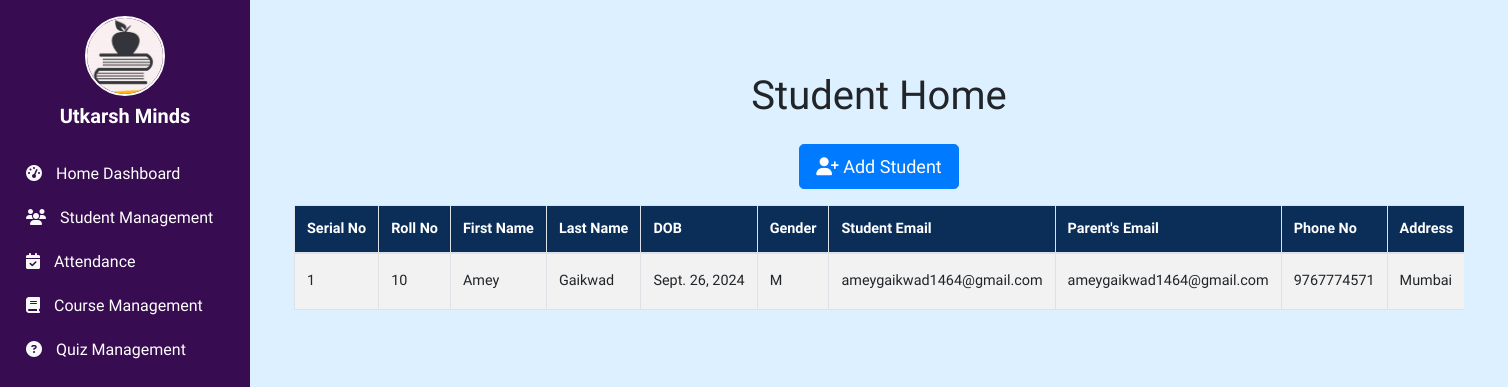
Before: /studentmgt/ with the older database file.
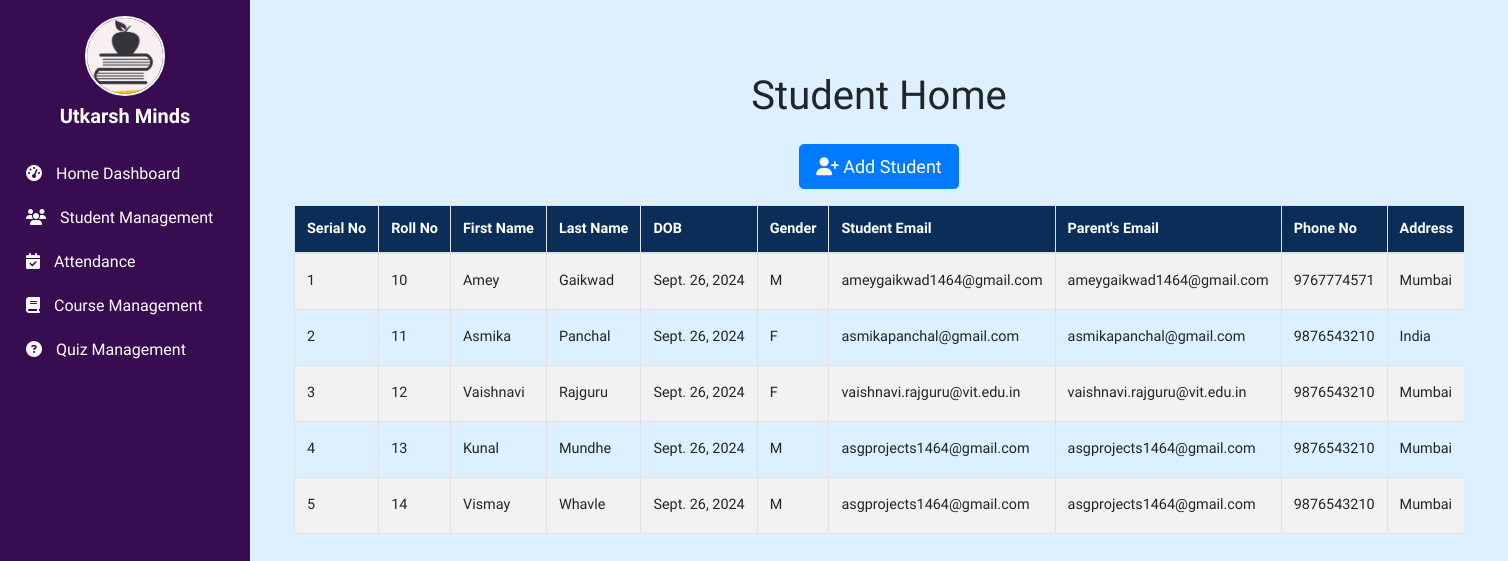
After: the same page with the newer database file.
### studentmgt/models.py (models this page shows, shortened)
class Student(models.Model):
    st_id = models.AutoField(primary_key=True)  # Auto-incrementing primary key
    fname = models.CharField(max_length=255)
    lname = models.CharField(max_length=255)
    dob = models.DateField()
    gender = models.CharField(max_length=1)
    st_email = models.EmailField()
    pr_email = models.EmailField()
    phone = models.CharField(max_length=20)
    pr_phone = models.CharField(max_length=20)
    address = models.TextField()
    courses = models.ManyToManyField(Course, related_name='students')
    batch_mon = models.CharField(max_length=255)
    batch_year = models.IntegerField()

### studentmgt/views.py (the view)
# urls.py: path("", views.student_home, name="student_home"),
def student_home(request):
    std = Student.objects.all()
    return render(request, "studentmgt/student_home.html", {'std': std})

### dump/studentmgt/templates/studentmgt/student_home.html (shortened to what this page needs)
{% extends "base.html" %}
{% block body %}
<div class="container my-5">
    <h1 class="text-center mb-4">Student Home</h1>
    <div class="mb-3 text-center">
        <a class="btn btn-primary btn-lg" href="{% url 'student_add' %}">
            <i class="fas fa-user-plus"></i> Add Student
        </a>
    </div>
    <div class="table-responsive">
        <table class="table table-striped table-bordered table-hover">
            <thead>
                <tr>
                    <th class="bg-dark-blue">Serial No</th>
                    <th class="bg-dark-blue">Roll No</th>
                    <th class="bg-dark-blue">First Name</th>
                    <th class="bg-dark-blue">Last Name</th>
                    <th class="bg-dark-blue">DOB</th>
                    <th class="bg-dark-blue">Gender</th>
                    <th class="bg-dark-blue">Student Email</th>
                    <th class="bg-dark-blue">Parent's Email</th>
                    <th class="bg-dark-blue">Phone No</th>
                    <th class="bg-dark-blue">Address</th>
                </tr>
            </thead>
            <tbody>
                {% for s in std %}
                <tr>
                    <td>{{ forloop.counter }}</td>
                    <td>{{ s.st_id }}</td>
                    <td>{{ s.fname }}</td>
                    <td>{{ s.lname }}</td>
                    <td>{{ s.dob }}</td>
                    <td>{{ s.gender }}</td>
                    <td>{{ s.st_email }}</td>
                    <td>{{ s.pr_email }}</td>
                    <td>{{ s.phone }}</td>
                    <td>{{ s.address }}</td>
                </tr>
                {% endfor %}
            </tbody>
        </table>
    </div>
</div>
{% endblock body %}

### templates/base.html (shortened to what this page needs)
<!DOCTYPE html>
<html lang="en">
<head>
    <link rel="stylesheet" href="https://cdn.jsdelivr.net/npm/bootstrap@4.0.0/dist/css/bootstrap.min.css">
    <link rel="stylesheet" href="https://cdnjs.cloudflare.com/ajax/libs/font-awesome/6.6.0/css/all.min.css" />
    <link rel="stylesheet" href="/static/css/base_style.css">
</head>
<body class="d-flex flex-column min-vh-100">
    <div class="d-flex flex-fill">
        <div id="sidebar" class="bg-custom text-white p-3" style="min-width: 250px;">
            <div class="text-center mb-4">
                <img src="/static/images/logo.png" alt="Profile Photo" class="profile-photo">
                <h5 class="mt-2">Utkarsh Minds</h5>
            </div>
            <ul class="nav flex-column">
                <li class="nav-item">
                    <a class="nav-link text-white" href="{% url 'homedash_home' %}">
                        <i class="fas fa-tachometer-alt"></i> Home Dashboard
                    </a>
                </li>
                <li class="nav-item">
                    <a class="nav-link text-white" href="{% url 'student_home' %}">
                        <i class="fas fa-users"></i> Student Management
                    </a>
                </li>
                <li class="nav-item">
                    <a class="nav-link text-white" href="{% url 'attendance_home' %}">
                        <i class="fas fa-calendar-check"></i> Attendance
                    </a>
                </li>
                <li class="nav-item">
                    <a class="nav-link text-white" href="{% url 'course_home' %}">
                        <i class="fas fa-book"></i> Course Management
                    </a>
                </li>
                <li class="nav-item">
                    <a class="nav-link text-white" href="{% url 'quiz_home' %}">
                        <i class="fas fa-question-circle"></i> Quiz Management
                    </a>
                </li>
            </ul>
        </div>
        <div class="content p-4 flex-fill">
            {% block body %}
            {% endblock body %}
        </div>
    </div>
</body>
</html>

### static/css/base_style.css (style rules this page uses)
body { margin: 0; padding: 0; font-family: "Quicksand", sans-serif; font-optical-sizing: auto; font-style: normal; }

### dump/studentmgt/templates/studentmgt/student_home.html (style rules this page uses)
.table th, .table td { font-size: 0.9rem; padding: 0.75rem; white-space: nowrap; }
.btn-lg { font-size: 1.125rem; padding: 0.5rem 1rem; }
.container { max-width: 1200px; padding: 0 15px; }
.table-responsive { overflow-x: auto; margin: 0; }
.table { margin-bottom: 1rem; width: 100%; border: 1px solid #dee2e6; border-radius: 0.375rem; }
.table th { text-align: left; vertical-align: middle; background-color: #0b2e59; color: white; }
.table td { vertical-align: middle; }
.table-striped tbody tr:nth-of-type(odd) { background-color: #f2f2f2; }
.table-bordered { border: 1px solid #dee2e6; }
.table-bordered th, .table-bordered td { border: 1px solid #dee2e6; }

### templates/base.html (style rules this page uses)
body { background: rgb(220,240,255); background: linear-gradient(0deg, rgba(220,240,255,1) 0%); }
#sidebar { background-color: #370c50; color: white; }
.profile-photo { width: 80px; height: 80px; border: 2px solid white; border-radius: 50%; object-fit: cover; }
h5 { font-size: 1.25rem; font-weight: bold; }
#sidebar .nav-link { font-size: 1rem; padding: 10px 10px; border-radius: 0.375rem; transition: background-color 0.3s ease; color: #f8f9fa; }
#sidebar .nav-link i { margin-right: 10px; color: #f8f9fa; }
.content { padding: 20px; }
.d-flex { display: flex; }
.flex-fill { flex: 1; }
.min-vh-100 { min-height: 100vh; }

Changed rows visible on the page:
added Student: st_id "11", fname "Asmika", lname "Panchal", dob "Sept. 26, 2024", gender "F", st_email "asmikapanchal@gmail.com", pr_email "asmikapanchal@gmail.com", phone "9876543210", address "India"
added Student: st_id "12", fname "Vaishnavi", lname "Rajguru", dob "Sept. 26, 2024", gender "F", st_email "vaishnavi.rajguru@vit.edu.in", pr_email "vaishnavi.rajguru@vit.edu.in", phone "9876543210", address "Mumbai"
added Student: st_id "13", fname "Kunal", lname "Mundhe", dob "Sept. 26, 2024", gender "M", st_email "asgprojects1464@gmail.com", pr_email "asgprojects1464@gmail.com", phone "9876543210", address "Mumbai"
added Student: st_id "14", fname "Vismay", lname "Whavle", dob "Sept. 26, 2024", gender "M", st_email "asgprojects1464@gmail.com", pr_email "asgprojects1464@gmail.com", phone "9876543210", address "Mumbai"
